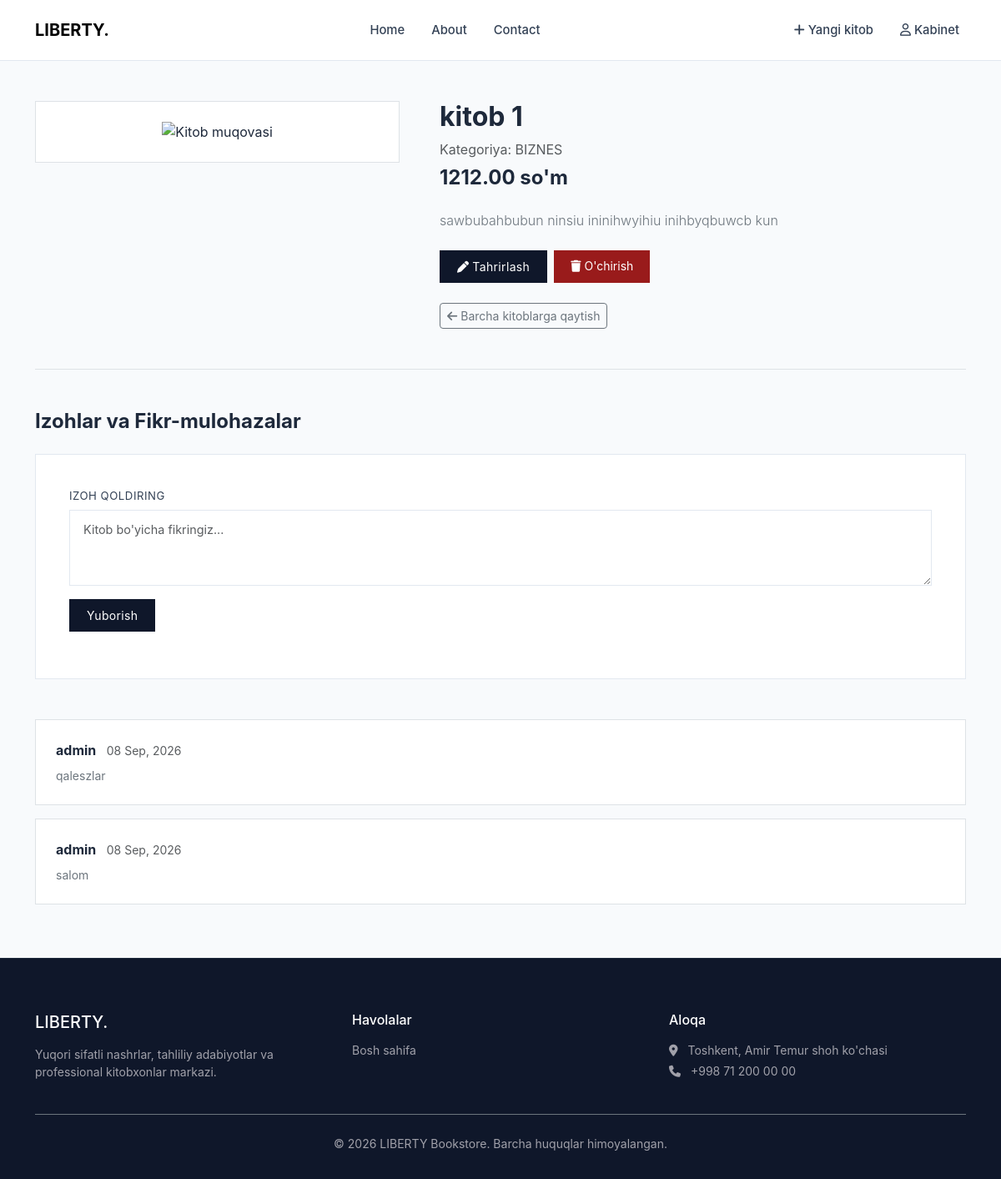
Screenshot of /book/1/ (signed in) with the database file from the repository.
### main/models.py (models this page shows, shortened)
class Book(models.Model):
    title = models.CharField(max_length=255)
    introduction = models.TextField(null=True, blank=True)
    price = models.DecimalField(max_digits=10, decimal_places=2)
    image = models.ImageField(upload_to="images/", null=True, blank=True)
    created = models.DateTimeField(auto_now_add=True)
    updated = models.DateTimeField(auto_now=True)
    published = models.BooleanField(default=True)
    category = models.ForeignKey(Category, on_delete=models.CASCADE)
    class Meta:
        ordering = ['-created']

class Category(models.Model):
    name = models.CharField(max_length=255, unique=True)

class Comment(models.Model):
        text=models.CharField(max_length=500)
        created=models.DateTimeField(auto_now_add=True)
        book=models.ForeignKey(Book, on_delete=models.CASCADE)
        user=models.ForeignKey(User, on_delete=models.CASCADE)

### main/views.py (the view)
# urls.py: path('book/<int:book_id>/', book_detail, name='book_detail'),
def book_detail(request, book_id):
    book = get_object_or_404(Book, pk=book_id, published=True)
    comments = Comment.objects.filter(book_id=book_id).order_by('-created')
    context = {"book": book, "comments": comments}
    return render(request, "main/book_detail.html", context)

### templates/main/book_detail.html (shortened to what this page needs)
{%extends 'base.html'%}
{%load static%}
{%block style%}
<link rel="stylesheet" href="{%static 'css/pages.css'%}">
{%endblock%}
{%block main%}
<div class="container my-5">
  <div class="row g-5">
    <div class="col-md-5">
      <div class="p-4 bg-white border text-center">
        {%if book.image%}
        <img src="{{book.image.url}}" class="img-fluid" alt="{{book.title}}">
        {%else%}
        <img src="https://images.unsplash.com/photo-1544947950-fa07a98d237f?auto=format&fit=crop&w=500&q=80" class="img-fluid" alt="Kitob muqovasi">
        {%endif%}
      </div>
    </div>
    <div class="col-md-7">
      <h2 class="fw-bold mb-2">{{book.title}}</h2>
      <p class="text-muted mb-2">Kategoriya: {{book.category.name}}</p>
      <div class="h4 fw-bold mb-4">{{book.price}} so'm</div>
      <p class="lead fs-6 text-secondary mb-4">{{book.introduction}}</p>
      {%if request.user.is_staff%}
      <div class="d-flex gap-2 mb-4">
        <a href="{%url 'book_update' book.id%}" class="custom-btn-primary">
          <i class="fa-solid fa-pen me-1"></i>Tahrirlash
        </a>
        <a href="{%url 'book_delete' book.id%}" class="custom-btn-danger">
          <i class="fa-solid fa-trash me-1"></i>O'chirish
        </a>
      </div>
      {%endif%}
      <a href="{%url 'all_books'%}" class="btn btn-outline-secondary btn-sm">
        <i class="fa-solid fa-arrow-left me-1"></i>Barcha kitoblarga qaytish
      </a>
    </div>
  </div>
  <section class="mt-5 pt-5 border-top">
    <h4 class="fw-bold mb-4">Izohlar va Fikr-mulohazalar</h4>
    <div class="mb-5 contact-form-box">
      {%if request.user.is_authenticated%}
      <form method="post" action="#">
        <div class="mb-3">
          <label class="form-label">Izoh qoldiring</label>
          <textarea class="form-control" rows="3" name="text" placeholder="Kitob bo'yicha fikringiz..."></textarea>
        </div>
        <button type="submit" class="custom-btn-primary">Yuborish</button>
      </form>
      {%else%}
      <p class="text-muted small">Izoh qoldirish uchun tizimga kiring.</p>
      {%endif%}
    </div>
    <div class="comment-list">
      {%for comment in comments%}
      <div class="comment-item bg-white p-4 border mb-3">
        <div class="d-flex justify-content-between mb-2">
          <div>
            <strong class="me-2">{{comment.user.username}}</strong>
            <small class="text-muted">{{comment.created|date:"d M, Y"}}</small>
          </div>
        </div>
        <p class="mb-0 text-secondary small">{{comment.text}}</p>
      </div>
      {%empty%}
      <p class="text-muted" style="font-style:italic;">Hozircha izohlar mavjud emas.</p>
      {%endfor%}
    </div>
  </section>
</div>
{%endblock%}
{%block footer%}
<div class="container">
  <div class="row g-4">
    <div class="col-md-4">
      <h5 class="text-white mb-3">LIBERTY.</h5>
      <p class="small">Yuqori sifatli nashrlar, tahliliy adabiyotlar va professional kitobxonlar markazi.</p>
    </div>
    <div class="col-md-4">
      <h6 class="text-white mb-3">Havolalar</h6>
      <ul class="list-unstyled small">
        <li><a href="{%url 'all_books'%}">Bosh sahifa</a></li>
      </ul>
    </div>
    <div class="col-md-4">
      <h6 class="text-white mb-3">Aloqa</h6>
      <p class="small mb-1"><i class="fa-solid fa-location-dot me-2"></i> Toshkent, Amir Temur shoh ko'chasi</p>
      <p class="small"><i class="fa-solid fa-phone me-2"></i> +998 71 200 00 00</p>
    </div>
  </div>
  <div class="text-center pt-4 mt-4 border-top border-secondary small">&copy; 2026 LIBERTY Bookstore. Barcha huquqlar himoyalangan.</div>
</div>
{%endblock%}

### staticfiles/css/main.css (style rules this page uses)
:root { --color-slate-900: #0f172a; --color-slate-800: #1e293b; --color-slate-700: #334155; --color-slate-100: #f1f5f9; --color-slate-50: #f8fafc; --color-emerald-700: #047857; --color-emerald-800: #065f46; --color-zinc-400: #a1a1aa; --color-border: #e2e8f0; }
body { font-family: 'Inter', -apple-system, BlinkMacSystemFont, "Segoe UI", Roboto, sans-serif; background-color: var(--color-slate-50); color: var(--color-slate-800); margin: 0; padding: 0; }
a { text-decoration: none; color: inherit; }
.custom-btn-primary { background-color: var(--color-slate-900); color: #ffffff; border: 1px solid var(--color-slate-900); padding: 0.5rem 1.25rem; font-size: 0.875rem; letter-spacing: 0.025em; transition: all 0.2s ease; }
.custom-btn-danger { background-color: #991b1b; color: #ffffff; border: none; padding: 0.5rem 1.25rem; font-size: 0.875rem; }

### staticfiles/css/pages.css (style rules this page uses)
.contact-form-box { background-color: #ffffff; border: 1px solid var(--color-border); padding: 2.5rem; }
.contact-form-box .form-label { font-size: 0.825rem; text-transform: uppercase; letter-spacing: 0.04em; color: var(--color-slate-700); margin-bottom: 0.4rem; }
.contact-form-box .form-control { border-color: var(--color-border); border-radius: 0; padding: 0.75rem 1rem; font-size: 0.9rem; color: var(--color-slate-900); }

### rows the page displays
Book: title "kitob 1", category.name "BIZNES", price "1212.00", introduction "sawbubahbubun ninsiu ininihwyihiu inihbyqbuwcb kun"
Comment: user.username "admin", created "08 Sep, 2026", text "qaleszlar"
Comment: user.username "admin", created "08 Sep, 2026", text "salom"
